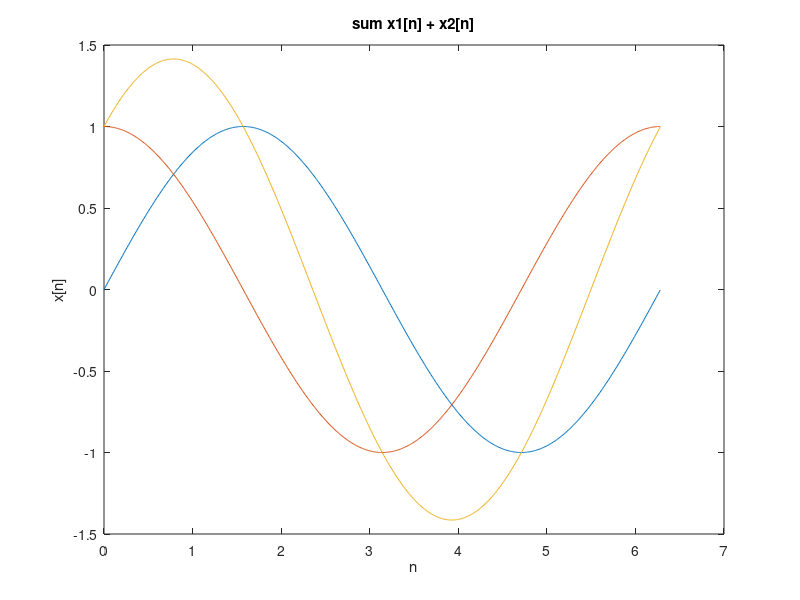

Write the MATLAB code that produced this figure. (Note: this script raises an error after producing the figure.)
%operacoes basicas com sinais
%soma
%subtracao
%multiplicacao
%divisao

n = 0:0.01:2*pi;

x1 = sin(n);

x2 = cos(n);

sum = x1+x2;

diff = x1 - x2;

mult = x1 .* x2;

div = x1 ./ x2;

p = plot(n, x1, n, x2, n, sum);
title('sum x1[n] + x2[n]')
xlabel('n')
ylabel('x[n]')
p(1).Color = 'red';
p(2).Color = 'blue';
p(3).Color = 'black';
p(3).LineStyle = '--';

figure, p = plot(n, x1, n, x2, n, diff);
title('diff x1[n] - x2[n]')
xlabel('n')
ylabel('x[n]')
p(1).Color = 'red';
p(2).Color = 'blue';
p(3).Color = 'black';
p(3).LineStyle = '--';

figure, p = plot(n, x1, n, x2, n, mult);
title('mult x1[n] * x2[n]')
xlabel('n')
ylabel('x[n]')
p(1).Color = 'red';
p(2).Color = 'blue';
p(3).Color = 'black';
p(3).LineStyle = '--';

figure, p = plot(n, x1, n, x2, n, div);
title('div x1[n] / x2[n]')
xlabel('n')
ylabel('x[n]')
p(1).Color = 'red';
p(2).Color = 'blue';
p(3).Color = 'black';
p(3).LineStyle = '--';
